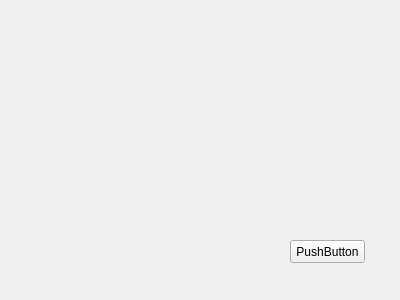
<?xml version="1.0" encoding="UTF-8"?>
<ui version="4.0">
 <class>orders</class>
 <widget class="QWidget" name="orders">
  <property name="geometry">
   <rect>
    <x>0</x>
    <y>0</y>
    <width>400</width>
    <height>300</height>
   </rect>
  </property>
  <property name="windowTitle">
   <string>Form</string>
  </property>
  <widget class="QPushButton" name="pushButton">
   <property name="geometry">
    <rect>
     <x>290</x>
     <y>240</y>
     <width>75</width>
     <height>23</height>
    </rect>
   </property>
   <property name="text">
    <string>PushButton</string>
   </property>
  </widget>
 </widget>
 <resources/>
 <connections/>
</ui>
